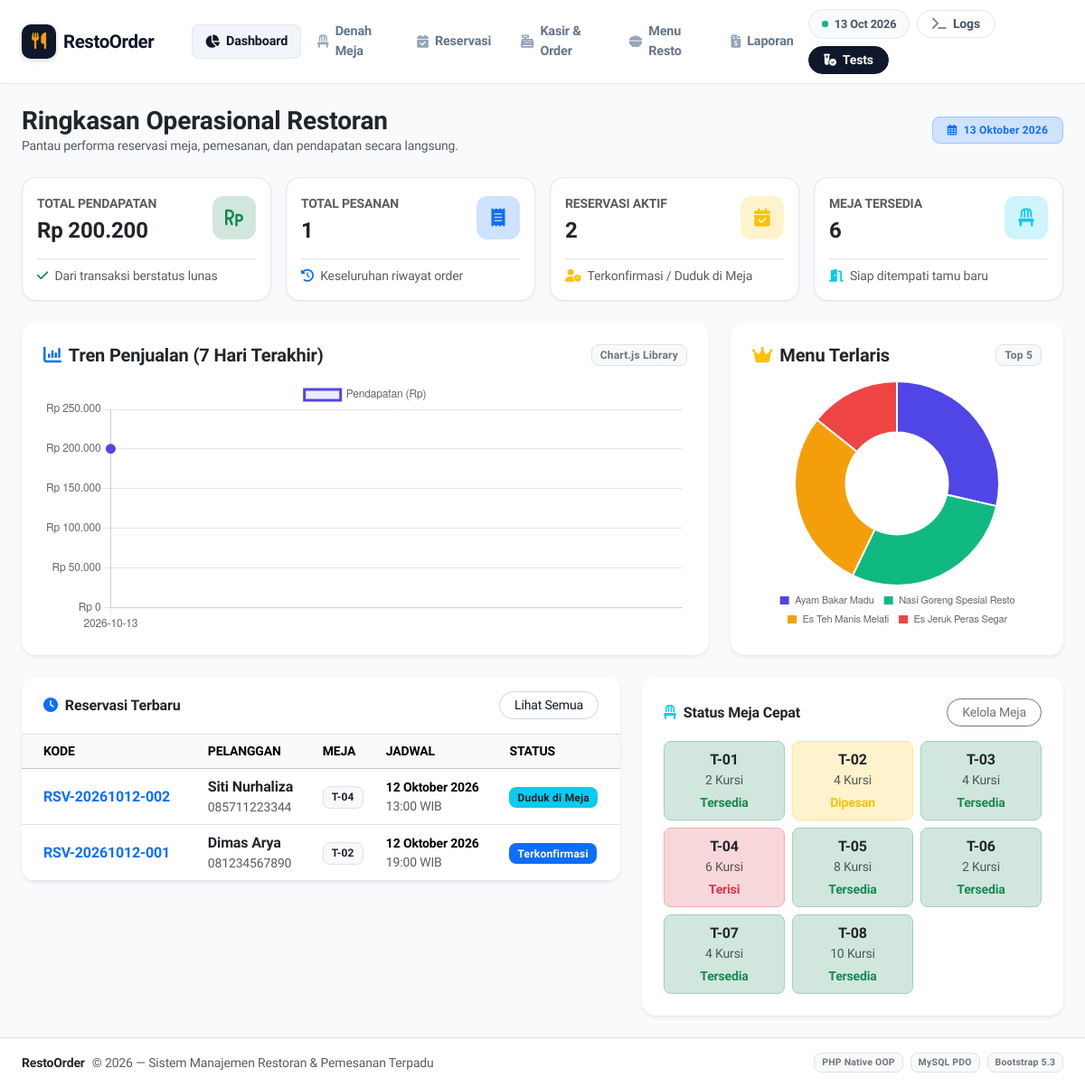
The page / on the database its author committed.
### tables this page shows
CREATE TABLE IF NOT EXISTS `reservations` (
    `id` INT AUTO_INCREMENT PRIMARY KEY,
    `customer_id` INT NOT NULL,
    `table_id` INT NOT NULL,
    `reservation_code` VARCHAR(20) NOT NULL UNIQUE,
    `reservation_date` DATE NOT NULL,
    `reservation_time` TIME NOT NULL,
    `guest_count` INT NOT NULL DEFAULT 1,
    `status` ENUM('Pending', 'Confirmed', 'Seated', 'Completed', 'Cancelled') NOT NULL DEFAULT 'Confirmed',
    `notes` TEXT NULL,
    `created_at` TIMESTAMP DEFAULT CURRENT_TIMESTAMP,
    CONSTRAINT `fk_res_customer` FOREIGN KEY (`customer_id`) REFERENCES `customers`(`id`) ON DELETE CASCADE,
    CONSTRAINT `fk_res_table` FOREIGN KEY (`table_id`) REFERENCES `tables`(`id`) ON DELETE RESTRICT
);

CREATE TABLE IF NOT EXISTS `customers` (
    `id` INT AUTO_INCREMENT PRIMARY KEY,
    `name` VARCHAR(100) NOT NULL,
    `phone` VARCHAR(20) NULL DEFAULT '-',
    `email` VARCHAR(100) NULL,
    `created_at` TIMESTAMP DEFAULT CURRENT_TIMESTAMP
);

CREATE TABLE IF NOT EXISTS `tables` (
    `id` INT AUTO_INCREMENT PRIMARY KEY,
    `table_number` VARCHAR(10) NOT NULL UNIQUE,
    `capacity` INT NOT NULL DEFAULT 4,
    `location` VARCHAR(50) DEFAULT 'Indoor',
    `status` ENUM('Tersedia', 'Dipesan', 'Terisi') NOT NULL DEFAULT 'Tersedia',
    `created_at` TIMESTAMP DEFAULT CURRENT_TIMESTAMP,
    `updated_at` TIMESTAMP DEFAULT CURRENT_TIMESTAMP ON UPDATE CURRENT_TIMESTAMP
);

### views/dashboard.php (the view, shortened to what the rows shown need)
<?php
require_once __DIR__ . '/layouts/header.php';
?>
<div class="row g-4">
    <div class="col-12 col-lg-7">
        <div class="card border-0 shadow-sm rounded-4 bg-white overflow-hidden">
            <div class="table-responsive">
                <table class="table table-hover align-middle mb-0">
                    <thead class="table-light small text-uppercase text-secondary">
                        <tr>
                            <th class="ps-4">Kode</th>
                            <th>Pelanggan</th>
                            <th>Meja</th>
                            <th>Jadwal</th>
                            <th>Status</th>
                        </tr>
                    </thead>
                    <tbody>
                        <?php if (empty($recentReservations)): ?>
                            <tr>
                                <td colspan="5" class="text-center py-4 text-muted">Belum ada reservasi tercatat.</td>
                            </tr>
                        <?php else: ?>
                            <?php foreach ($recentReservations as $res): ?>
                                <tr>
                                    <td class="ps-4 fw-bold text-primary"><?= htmlspecialchars($res['reservation_code']) ?></td>
                                    <td>
                                        <div class="fw-semibold text-dark"><?= htmlspecialchars($res['customer_name']) ?></div>
                                        <div class="small text-muted"><?= htmlspecialchars($res['customer_phone']) ?></div>
                                    </td>
                                    <td><span class="badge bg-light text-dark border"><?= htmlspecialchars($res['table_number']) ?></span></td>
                                    <td>
                                        <div class="small fw-semibold"><?= FormatHelper::tanggalIndo($res['reservation_date']) ?></div>
                                        <div class="small text-muted"><?= substr($res['reservation_time'], 0, 5) ?> WIB</div>
                                    </td>
                                    <td><?= FormatHelper::reservationStatusBadge($res['status']) ?></td>
                                </tr>
                            <?php endforeach; ?>
                        <?php endif; ?>
                    </tbody>
                </table>
            </div>
        </div>
    </div>
    <div class="col-12 col-lg-5">
        <div class="card border-0 shadow-sm rounded-4 bg-white p-4">
            <div class="row g-2">
                <?php foreach ($tables as $t): ?>
                    <div class="col-6 col-sm-4">
                        <div class="p-2 rounded-3 text-center border <?= ($t['status'] === 'Tersedia') ? 'bg-success-subtle border-success-subtle' : (($t['status'] === 'Dipesan') ? 'bg-warning-subtle border-warning-subtle' : 'bg-danger-subtle border-danger-subtle') ?>">
                            <div class="fw-bold fs-6 text-dark"><?= htmlspecialchars($t['table_number']) ?></div>
                            <div class="small text-muted"><?= $t['capacity'] ?> Kursi</div>
                            <div class="small fw-semibold mt-1">
                                <?= ($t['status'] === 'Tersedia') ? '<span class="text-success">Tersedia</span>' : (($t['status'] === 'Dipesan') ? '<span class="text-warning">Dipesan</span>' : '<span class="text-danger">Terisi</span>') ?>
                            </div>
                        </div>
                    </div>
                <?php endforeach; ?>
            </div>
        </div>
    </div>
</div>
<script>
document.addEventListener('DOMContentLoaded', function() {
    // 1. Line Chart Tren Penjualan
    const trendCtx = document.getElementById('salesTrendChart').getContext('2d');
    const trendData = <?= json_encode($salesTrend) ?>;
    const labels = trendData.length ? trendData.map(d => d.date) : ['Hari Ini'];
    const dataValues = trendData.length ? trendData.map(d => parseFloat(d.total_revenue)) : [0];
    new Chart(trendCtx, {
        type: 'line',
        data: {
            labels: labels,
            datasets: [{
                label: 'Pendapatan (Rp)',
                data: dataValues,
                borderColor: '#4f46e5',
                backgroundColor: 'rgba(79, 70, 229, 0.1)',
                fill: true,
                tension: 0.3,
                pointRadius: 5,
                pointBackgroundColor: '#4f46e5'
            }]
        },
        options: {
            responsive: true,
            maintainAspectRatio: false,
            scales: {
                y: {
                    beginAtZero: true,
                    ticks: {
                        callback: function(value) { return 'Rp ' + value.toLocaleString('id-ID'); }
                    }
                }
            }
        }
    });
    // 2. Doughnut Chart Top Menu
    const menuCtx = document.getElementById('topMenuChart').getContext('2d');
    const topMenuData = <?= json_encode($topMenu) ?>;
    const menuLabels = topMenuData.length ? topMenuData.map(m => m.name) : ['Belum Ada Data'];
    const menuSold = topMenuData.length ? topMenuData.map(m => parseInt(m.total_sold)) : [1];
    new Chart(menuCtx, {
        type: 'doughnut',
        data: {
            labels: menuLabels,
            datasets: [{
                data: menuSold,
                backgroundColor: ['#4f46e5', '#10b981', '#f59e0b', '#ef4444', '#06b6d4'],
            }]
        },
        options: {
            responsive: true,
            maintainAspectRatio: false,
            plugins: {
                legend: {
                    position: 'bottom',
                    labels: { boxWidth: 12, font: { size: 11 } }
                }
            }
        }
    });
});
</script>
<?php require_once __DIR__ . '/layouts/footer.php'; ?>

### app/Helpers/FormatHelper.php (shortened to what the rows shown need)
<?php
class FormatHelper
{
    public static function tanggalIndo(string $datetime, bool $withTime = false): string
    {
        $bulan = [
            1 => 'Januari', 'Februari', 'Maret', 'April', 'Mei', 'Juni',
            'Juli', 'Agustus', 'September', 'Oktober', 'November', 'Desember'
        ];
        $timestamp = strtotime($datetime);
        $tgl = date('d', $timestamp);
        $bln = $bulan[(int)date('m', $timestamp)];
        $thn = date('Y', $timestamp);
        $result = "{$tgl} {$bln} {$thn}";
        return $result;
    }
    public static function reservationStatusBadge(string $status): string
    {
        switch ($status) {
            case 'Confirmed':
                return '<span class="badge bg-primary">Terkonfirmasi</span>';
            case 'Seated':
                return '<span class="badge bg-info text-dark">Duduk di Meja</span>';
        }
    }
}

### rows shown on the page
reservations: reservation_code "RSV-20261012-002", customer.name "Siti Nurhaliza", customer.phone "085711223344", table.table_number "T-04", reservation_date "12 Oktober 2026", reservation_time "13:00", status "Duduk di Meja"
reservations: reservation_code "RSV-20261012-001", customer.name "Dimas Arya", customer.phone "081234567890", table.table_number "T-02", reservation_date "12 Oktober 2026", reservation_time "19:00", status "Terkonfirmasi"
tables: table_number "T-01", capacity "2", status "Tersedia"
tables: table_number "T-02", capacity "4", status "Dipesan"
tables: table_number "T-03", capacity "4", status "Tersedia"
tables: table_number "T-04", capacity "6", status "Terisi"
tables: table_number "T-05", capacity "8", status "Tersedia"
tables: table_number "T-06", capacity "2", status "Tersedia"
tables: table_number "T-07", capacity "4", status "Tersedia"
tables: table_number "T-08", capacity "10", status "Tersedia"

### other values the page prints
FormatHelper::rupiah($stats['total_revenue']) "Rp 200.200"
$stats['total_orders'] "1"
$stats['active_reservations'] "2"
$stats['available_tables'] "6"
